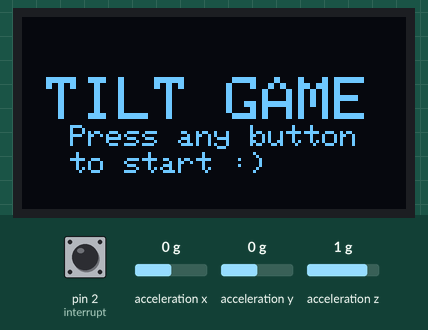
Simulated run of this sketch. Board: Arduino Uno, built with avr-gcc and run on an emulated ATmega328P. Shown: 128×64 one-colour display. Wiring (inferred from the names in the program): ADXL345 accelerometer at I2C address 0x53. The inputs (shaded band) are chosen by the test bench; at power-on: pin 2 (interrupt) HIGH, acceleration y 0 g, acceleration x 0 g, acceleration z 1 g. The display library's start-up logo is not drawn; what the sketch prints to the serial monitor is not drawn.

Above: at 5.0 s.
5.1 s: pin 2 (interrupt) pulled LOW for 0.15 s
At 6.4 s:
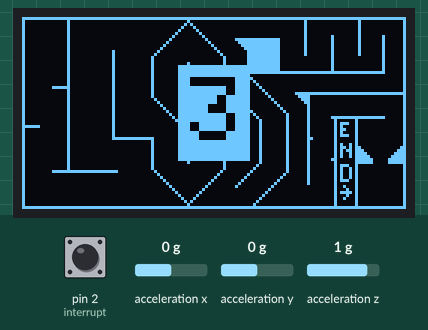
8.2 s: acceleration y set to -1.4 g
At 10.2 s:
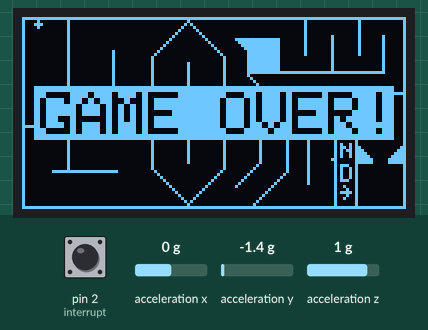
10.7 s: pin 2 (interrupt) pulled LOW for 1 s
At 13.7 s:
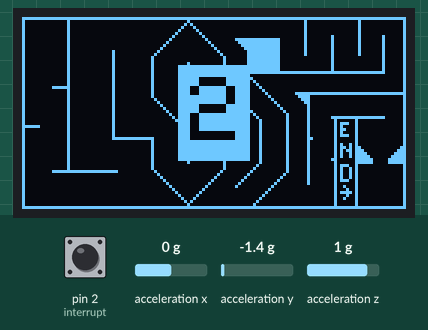
14.7 s: acceleration y set to 0 g
At 15.83 s:
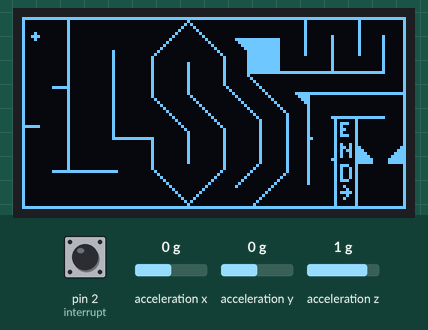
17.2 s: pin 2 (interrupt) pulled LOW for 3.2 s
At 23.3 s:
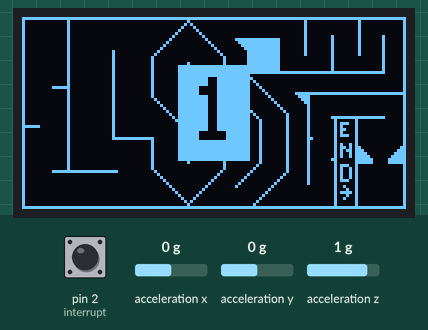
23.4 s: acceleration x set to -1.4 g
At 25.7 s:
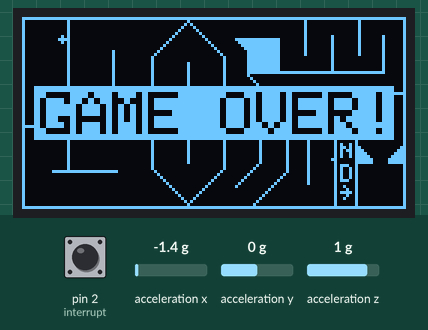
Timing chart, 0 to 26.7 s (numbered marks = the images above; inputs shaded):
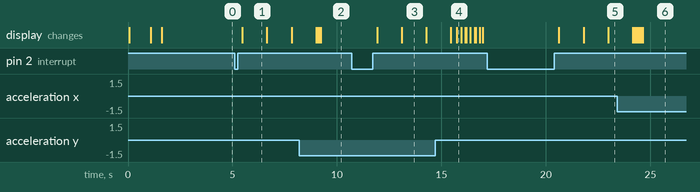

The sketch:

Tgame_atm328p.ino
```cpp
#include "components.h"

void setup() {
Serial.begin(115200);

pinMode(interrupt, INPUT_PULLUP);
attachInterrupt(digitalPinToInterrupt(interrupt), buttonPressed, RISING);

// inicializace komunikace se senzorem zrychleni a jeho nastaveni do mericiho modu
Wire.begin();
Wire.beginTransmission(ADXL345);
Wire.write(0x2D);
Wire.write(8);
Wire.endTransmission();
delay(10);

display.begin(SSD1306_SWITCHCAPVCC, 0x3C);
display.display();
delay(1000);
openingScreen();
refreshTmp = micros();
}

void loop() {
  Serial.print("start : ");
  Serial.println(millis());

  for(int i = 0; i < 2; i++){
    Xsum -= trimData(readAccel(ADXL345,0x32) + OFFSET_X);
    Ysum += trimData(readAccel(ADXL345,0x34) + OFFSET_Y);

    if(abs(Xsum) > THRESHOLD_SUM){                        //pokud je hodnota Xsum vetsi nez THRESHOLD_SUM posuneme kurzor o +1 nebo -1 (závisí na znamenku Xsum) ve smeru osy x funkce move() provede posunuti pripadne vyhodnoti kolizi
     move(+1 | (Xsum >> (sizeof(int) * 8 - 1)),0);
     Xsum = 0;
    }
    if(abs(Ysum) > THRESHOLD_SUM){
      move(0,+1 | (Ysum >> (sizeof(int) * 8 - 1)));
      Ysum = 0;
    }
    delay(SUM_DELAY);
 }

  if(Xpos > 112 && Ypos > 48)
    finnishScreen();
  while( micros()-refreshTmp < REFRESH_TIME){
  }
  refreshTmp = micros();
  display.display();

}

void drawLevel(void){               //funkce na vykresleni urovne podle dat z array level
  display.clearDisplay();
  for(int i = 0; i < 64; i++){
    for(int j = 0; j < 128; j++){
      //if(pgm_read_byte_near(level+(i*128+j)))
      if(getPixelValue(j,i))
        display.drawPixel(j, i, WHITE);
  }
}

}

void drawDot(int x, int y){                 //kresli kurzor
  display.drawPixel(x, y, WHITE);
  display.drawPixel(x+1, y, WHITE);
  display.drawPixel(x-1, y, WHITE);
  display.drawPixel(x, y+1, WHITE);
  display.drawPixel(x, y-1, WHITE);

}
void undrawDot(int x, int y){               //vymaze kurzor
  display.drawPixel(x, y, BLACK);
  display.drawPixel(x+1, y, BLACK);
  display.drawPixel(x-1, y, BLACK);
  display.drawPixel(x, y+1, BLACK);
  display.drawPixel(x, y-1, BLACK);

}
int readAccel(int deviceAddress, int regAddress){     //funkce vraci hodnotu zrychleni ze senzoru, regAddress vyzaduje adresu registru (X osa - 0x32, Y osa - 0x34, Z osa - 0x36 )
  Wire.beginTransmission(deviceAddress);
  Wire.write(regAddress);
  Wire.endTransmission(false);
  Wire.requestFrom(deviceAddress, 2, true);
  return ( Wire.read()| Wire.read() << 8);

}

int trimData(int a){
  if(a < -TRIM1 || a > TRIM1)
    return -TRIM1;
  //if(a >= -TRIM2 || a <= TRIM2 )
   // return 0;
  return a;
}
void move(int x, int y){
    byte fail = 1;
  //  if(!pgm_read_byte_near(level+((2*y+Ypos)*128+Xpos)) && !pgm_read_byte_near(level+((2*y+Ypos)*128+Xpos+1)) && !pgm_read_byte_near(level+((2*y+Ypos)*128+Xpos-1))){
    if(!getPixelValue(Xpos,2*y+Ypos) && !getPixelValue(Xpos+1,2*y+Ypos) && !getPixelValue(Xpos-1,2*y+Ypos)){                                                                //kontrola kolize na ose y
      undrawDot(Xpos, Ypos);
      Ypos += y;
      drawDot(Xpos, Ypos);
      if(y)
      fail = 0;
    }
  //  if(!pgm_read_byte_near(level+((Ypos)*128+Xpos+2*x)) && !pgm_read_byte_near(level+((Ypos+1)*128+Xpos+2*x)) && !pgm_read_byte_near(level+((Ypos-1)*128+Xpos+2*x))){
    if(!getPixelValue(Xpos+2*x,Ypos) && !getPixelValue(Xpos+2*x,Ypos+1) && !getPixelValue(Xpos+2*x,Ypos-1)){                                                                //kontrola kolize na ose x
      undrawDot(Xpos, Ypos);
      Xpos += x;
      drawDot(Xpos, Ypos);
      if(x)
      fail = 0;
    }
    if(fail && collision)
    gameOver();
    return;
}

void gameOver(){                  //obrazovka ukazan kdyz se kurzor dotkne prekazky, neprobehne pokud je collision nastaveno na 0
  pause = 1;
  display.fillRect(4, 23, 120, 18, WHITE);
  display.setTextSize(2);
  display.setTextColor(BLACK);
  display.setCursor(6, 25);
  display.write("GAME OVER!");
  display.display();
  while(pause){
  }
  countdown();
  return;
}
void buttonPressed(){     // funkce volana interruptem na pinu 2
  if(pause)
    pause = 0;
/*
  if(!pause && !menu)
    menu = 1;
*/
}
void countdown(){       // odpocet nastavi pocatecni pozici kurzoru a spusti casovac a hru
  Xpos = 5;
  Ypos = 5;
  display.setTextSize(3);
  display.setTextColor(BLACK);

  for(int i = 3; i > 0; i--){
    drawLevel();
    display.fillRect(52, 16, 24, 32, WHITE);
    display.setCursor(56, 20);
    display.print(i);
    display.display();
    delay(960);         // zpozdeni mezi cisly v odpoctu 960 ms protoze display.display() trva cca 40 ms
  }

  display.clearDisplay();
  drawLevel();
  drawDot(Xpos, Ypos);
  display.display();
  timeStart = millis();
  return;
}

void finnishScreen(){     // obrazovka po dokonceni hry zastavi casovac a zobrazi dosazeny cas
  pause = 1;
  timeEnd = millis();
  display.fillRect(14, 18, 100, 27, WHITE);
  display.setTextSize(2);
  display.setTextColor(BLACK);
  display.setCursor(16, 20);
  display.write("FINISHED");
  display.setTextSize(1);
  display.setCursor(16, 36);
  display.write("Time: ");
  display.print((timeEnd-timeStart)/1000);
  display.write(" s");
  display.display();
  while(pause){
  }
  countdown();
  return;
}
void openingScreen(){                     //uvodni obrazovka pri zapnuti zarizeni
  pause = 1;
  display.clearDisplay();
  display.setTextSize(2);
  display.setTextColor(WHITE);
  display.setCursor(8, 20);
  display.write("TILT GAME");
  display.display();
  delay(500);
  display.setTextSize(1);
  display.setCursor(16, 36);
  display.write("Press any button");
  display.setCursor(16, 45);
  display.write("to start :)");
  display.display();
   while(pause){
  }
  countdown();
  return;
}
//v teto verzi menu neni
/*
void menuScreen(){
  pause = 1;
  display.clearDisplay();
  for(int i = 0; i < 4; i++){
    display.drawRect(10, 10+i*12 , 100, 12, WHITE);
    display.setCursor(18, 12+i*12);
    display.print(menuItems[i]);
  }
  display.display();
   while(pause){
  }
  countdown();
  menu = 0;
}
*/
bool getPixelValue(int x, int y){                     // funkce dostane hodnotu pixelu na souradnicich x a y z levelu ulozeneho jako indexovana 1-bitova bitmapa (128x64)
  y = 63 - y;
  byte a = pgm_read_byte_near(level1+((y*128+x)/8));
  byte b = 0;
  // "ozrcadleni" bytu a
  if (a & 0x01) b |= 0x80;
  if (a & 0x02) b |= 0x40;
  if (a & 0x04) b |= 0x20;
  if (a & 0x08) b |= 0x10;
  if (a & 0x10) b |= 0x08;
  if (a & 0x20) b |= 0x04;
  if (a & 0x40) b |= 0x02;
  if (a & 0x80) b |= 0x01;

  return !(b >> ((x+y*128)%8) & 0x01);
}
```

Source omitted: components.h (data table, 7343 bytes)

Measured:
- after the input at 5.1 s, the display: changes after 0.37 s (image 1)
- after the input at 10.7 s, the display: first changes after 1.2 s (image 3 shows a later state)
- after the input at 17.2 s, the display: first changes after 3.4 s (image 5 shows a later state)
- what the display in image 1 shows lasts 1.1 s, from 5.5 s to 6.6 s
